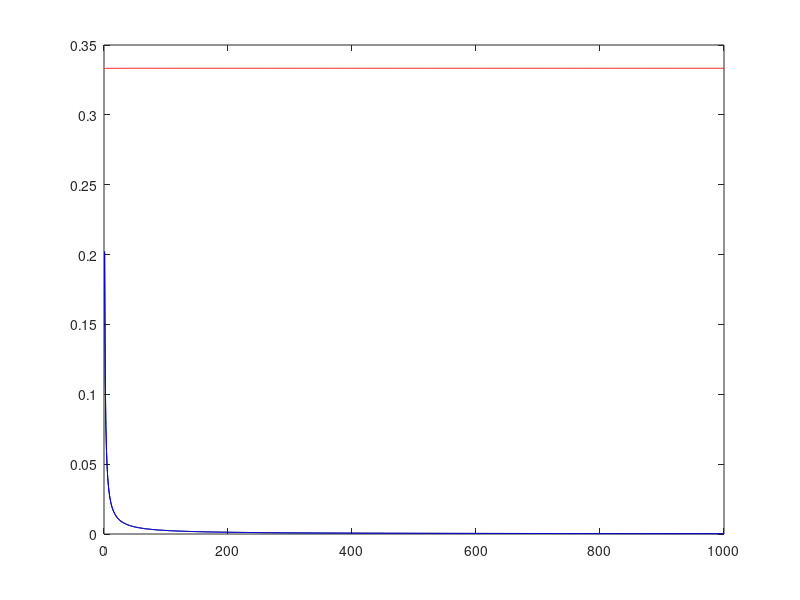

This chart was generated by the following MATLAB code:
clear;
N = 128;
k=[1:N/2]*2*pi;
dx=1/N;
L2=(-2+2*cos(k*dx))/(dx*dx);
L4=(-30+32*cos(k*dx)-2*cos(2*k*dx))/(12.0*dx*dx);

Nj = 1000;
for j = 1:Nj
    nu=0.1*j;
    stp = 1 + nu*L2./(1-nu*L2);
    rho22(j) = max(abs(stp));
    stp = 1 + nu*L4./(1-nu*L4);
    rho44(j) = max(abs(stp));
    stp = 1 + nu*L4./(1-nu*L2);
    rho42(j) = max(abs(stp));
    plot(stp);
    pause
end

plot(rho22,'-k'); hold on;
plot(rho44,'-b') 
plot(rho42,'-r'); hold off;